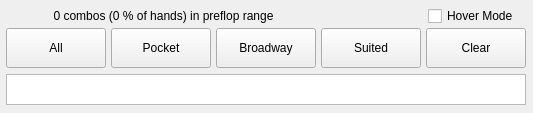
   <widget class="QFrame" name="frame">
    <property name="enabled">
     <bool>true</bool>
    </property>
    <property name="geometry">
     <rect>
      <x>228</x>
      <y>534</y>
      <width>533</width>
      <height>113</height>
     </rect>
    </property>
    <property name="focusPolicy">
     <enum>Qt::NoFocus</enum>
    </property>
    <property name="frameShape">
     <enum>QFrame::NoFrame</enum>
    </property>
    <property name="frameShadow">
     <enum>QFrame::Raised</enum>
    </property>
    <widget class="QPushButton" name="btn_allrange">
     <property name="geometry">
      <rect>
       <x>6</x>
       <y>28</y>
       <width>100</width>
       <height>40</height>
      </rect>
     </property>
     <property name="inputMethodHints">
      <set>Qt::ImhNone</set>
     </property>
     <property name="text">
      <string>All</string>
     </property>
    </widget>
    <widget class="QPushButton" name="btn_pocket">
     <property name="geometry">
      <rect>
       <x>111</x>
       <y>28</y>
       <width>100</width>
       <height>40</height>
      </rect>
     </property>
     <property name="text">
      <string>Pocket</string>
     </property>
    </widget>
    <widget class="QPushButton" name="btn_broadway">
     <property name="geometry">
      <rect>
       <x>216</x>
       <y>28</y>
       <width>100</width>
       <height>40</height>
      </rect>
     </property>
     <property name="text">
      <string>Broadway</string>
     </property>
    </widget>
    <widget class="QPushButton" name="btn_suited">
     <property name="geometry">
      <rect>
       <x>321</x>
       <y>28</y>
       <width>100</width>
       <height>40</height>
      </rect>
     </property>
     <property name="text">
      <string>Suited</string>
     </property>
    </widget>
    <widget class="QPushButton" name="btn_clear">
     <property name="geometry">
      <rect>
       <x>426</x>
       <y>28</y>
       <width>100</width>
       <height>40</height>
      </rect>
     </property>
     <property name="text">
      <string>Clear</string>
     </property>
    </widget>
    <widget class="QTextEdit" name="tEdit_range">
     <property name="geometry">
      <rect>
       <x>6</x>
       <y>74</y>
       <width>520</width>
       <height>31</height>
      </rect>
     </property>
     <property name="autoFillBackground">
      <bool>false</bool>
     </property>
    </widget>
    <widget class="QCheckBox" name="checkBox_hoverMode">
     <property name="geometry">
      <rect>
       <x>428</x>
       <y>6</y>
       <width>99</width>
       <height>20</height>
      </rect>
     </property>
     <property name="toolTip">
      <string/>
     </property>
     <property name="text">
      <string>Hover Mode</string>
     </property>
    </widget>
    <widget class="QLabel" name="lbl_cnt_combos">
     <property name="geometry">
      <rect>
       <x>20</x>
       <y>8</y>
       <width>287</width>
       <height>16</height>
      </rect>
     </property>
     <property name="frameShadow">
      <enum>QFrame::Plain</enum>
     </property>
     <property name="lineWidth">
      <number>0</number>
     </property>
     <property name="text">
      <string>0 combos (0 % of hands) in preflop range</string>
     </property>
     <property name="scaledContents">
      <bool>false</bool>
     </property>
     <property name="alignment">
      <set>Qt::AlignCenter</set>
     </property>
     <property name="margin">
      <number>0</number>
     </property>
     <property name="buddy">
      <cstring>checkBox_hoverMode</cstring>
     </property>
    </widget>
   </widget>
